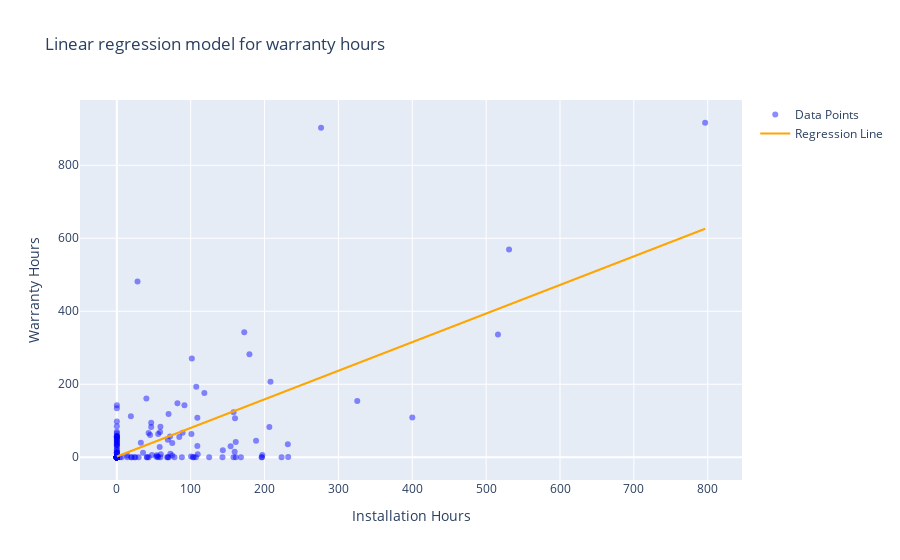

The code cell stored with this chart in its notebook:
### Code cell
#regression line equation
regression_line = result1.intercept_ + hours_per_customer_reg['Installation hours'] * result1.coef_


scatter = go.Scatter(
    x=hours_per_customer_reg['Installation hours'],
    y=hours_per_customer_reg['Warranty hours'],
    mode='markers',
    marker=dict(color='blue', opacity=0.45),
    name='Data Points'
)


line = go.Scatter(
    x=hours_per_customer_reg['Installation hours'],
    y=regression_line,
    mode='lines',
    line=dict(color='orange'),
    name='Regression Line'
)


layout = go.Layout(
    title='Linear regression model for warranty hours',
    xaxis=dict(title='Installation Hours'),
    yaxis=dict(title='Warranty Hours')
)

fig8 = go.Figure(data=[scatter, line], layout=layout)
fig8.show()

### Figure 1 — Plotly figure (JSON) as saved in the notebook; plotly's stock layout.template omitted (floating-point values rounded to 4 significant figures; data arrays with more than 128 entries replaced by an {"elided": "..."} marker saying what was removed)
{"data": [{"marker": {"color": "blue", "opacity": 0.45}, "mode": "markers", "name": "Data Points", "type": "scatter", "x": {"elided": "293 float values"}, "y": {"elided": "293 float values"}}, {"line": {"color": "orange"}, "mode": "lines", "name": "Regression Line", "type": "scatter", "x": {"elided": "293 float values"}, "y": {"elided": "293 float values"}}], "layout": {"title": {"text": "Linear regression model for warranty hours"}, "xaxis": {"title": {"text": "Installation Hours"}}, "yaxis": {"title": {"text": "Warranty Hours"}}}}
